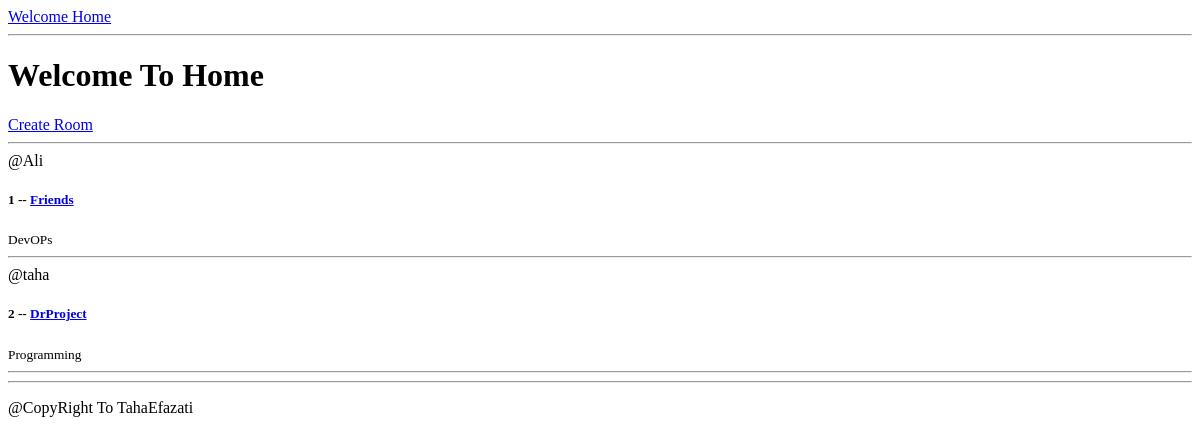
Before: / with the older database file.
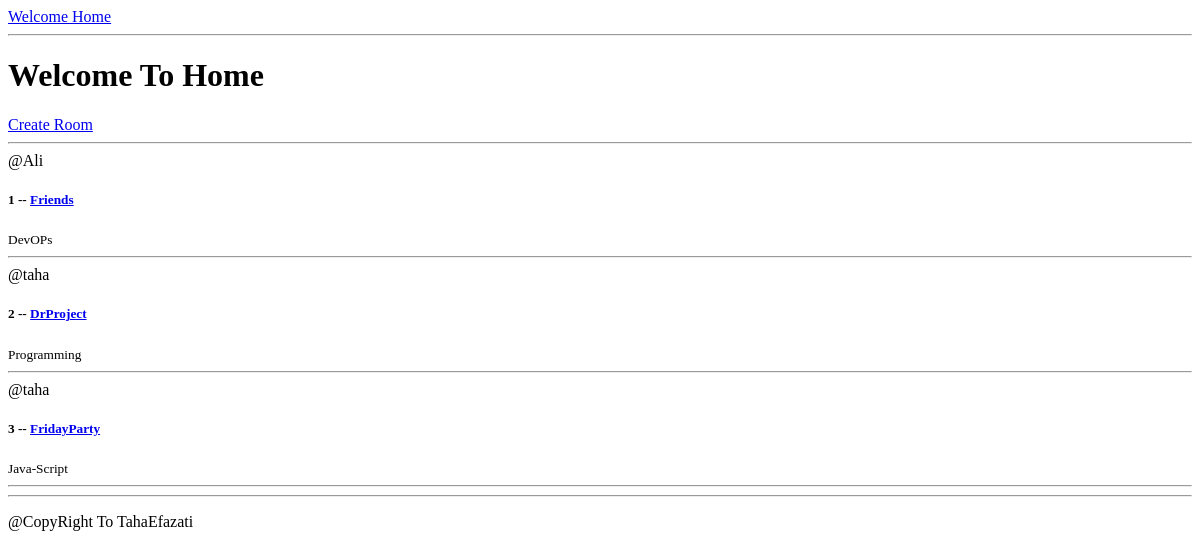
After: the same page with the newer database file.
### base/models.py (models this page shows, shortened)
class Room(models.Model):
    host = models.ForeignKey(User,on_delete=models.SET_NULL , null=True)
    topic = models.ForeignKey(Topic,on_delete=models.SET_NULL , null=True)
    name = models.CharField(max_length=255)
    description = models.TextField(null=True,blank=True)
    updated = models.DateTimeField(auto_now=True)
    created = models.DateTimeField(auto_now_add=True)

class Topic(models.Model):
    name = models.CharField(max_length=255)
    updated = models.DateTimeField(auto_now=True)
    created = models.DateTimeField(auto_now_add=True)

### base/views.py (the view)
# urls.py: path("", home , name="home"),
def home(request):
    rooms = Room.objects.all()
    context = {'rooms':rooms}
    return render(request, 'index/home.html' , context )

### templates/index/home.html
{% extends 'base.html' %} {% block content %}
<div>
  <h1>Welcome To Home</h1>
  <a href="{% url 'create-room'  %}">Create Room</a>
  <br />
  <hr />
  {% for room in rooms %}
  <span>@{{room.host.username}}</span>
  <h5>{{room.id}} -- <a href="{% url 'room' room.id %}">{{room.name}}</a></h5>
  <small>{{room.topic.name}}</small>
  <hr />
  {% endfor %}
</div>
{% endblock %}

### templates/base.html (shortened to what this page needs)
<!DOCTYPE html>
<html lang="en">
  <head>
  </head>
  <body>
    <a href="{% url 'home' %}">Welcome Home</a>
    <hr />
    {% block content %} {% endblock%}
    <hr />
    <p>@CopyRight To TahaEfazati</p>
  </body>
</html>

Changed rows visible on the page:
added Room: host.username "taha", id "3", name "FridayParty", topic.name "Java-Script"
